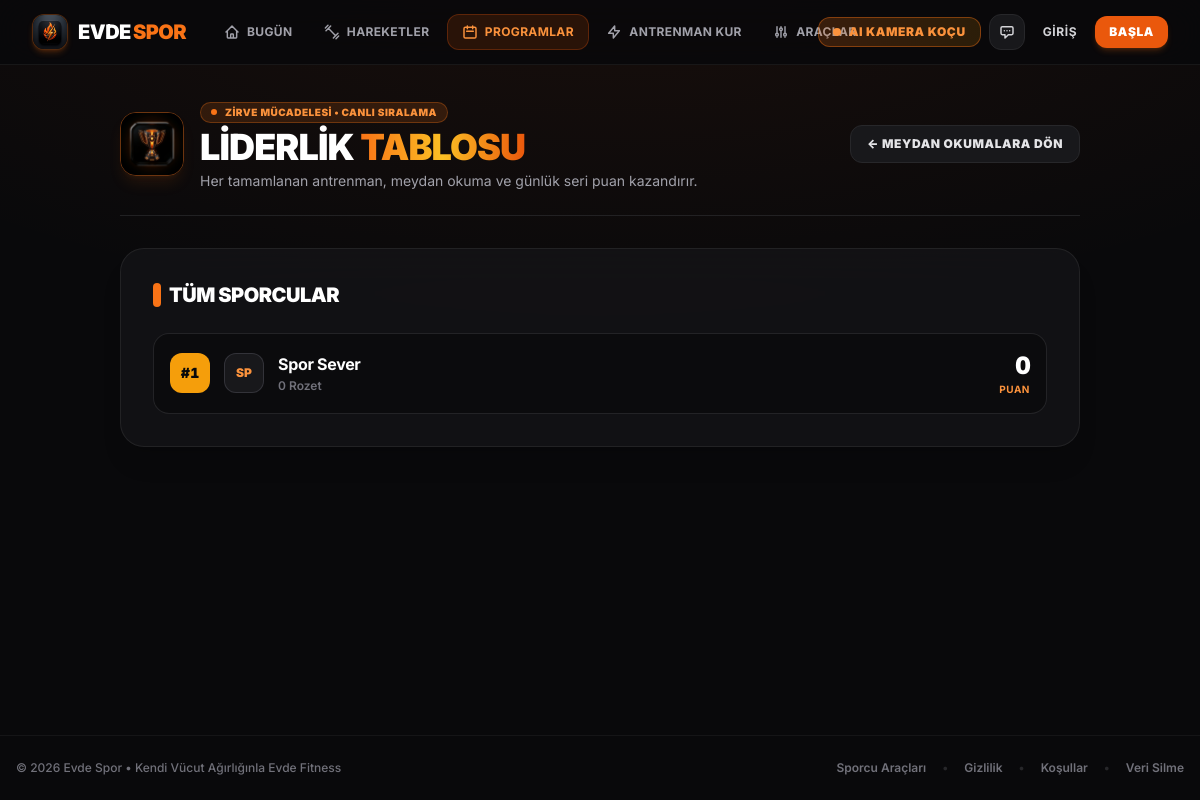
Screenshot of /liderlik-tablosu with the database file from the repository.
### models.py (models this page shows)
class User(UserMixin, db.Model):
    id = db.Column(db.Integer, primary_key=True)
    name = db.Column(db.String(100), nullable=False)
    email = db.Column(db.String(120), unique=True, nullable=False)
    password_hash = db.Column(db.String(256), nullable=False)
    avatar_url = db.Column(db.Text, nullable=True)
    created_at = db.Column(db.DateTime, default=datetime.utcnow)
    water_intake_ml = db.Column(db.Integer, default=0)
    fasting_start = db.Column(db.DateTime, nullable=True)
    quiz_completed = db.Column(db.Boolean, default=False)
    goal = db.Column(db.String(50), nullable=True)
    fitness_level = db.Column(db.String(50), nullable=True)
    target_area = db.Column(db.String(50), nullable=True)
    current_streak = db.Column(db.Integer, default=0)
    longest_streak = db.Column(db.Integer, default=0)
    last_active_date = db.Column(db.Date, nullable=True)
    favorites = db.relationship('Exercise', secondary=user_favorites, lazy='subquery',
        backref=db.backref('favorited_by', lazy=True))

### app.py (the view)
    @app.route('/liderlik')
    @app.route('/liderlik-tablosu')
    def leaderboard():
        users = User.query.all()
        leaderboard_data = []
        for u in users:
            total_duration = sum([p.duration_spent or 0 for p in u.progress])
            leaderboard_data.append({
                'name': u.name,
                'avatar_url': u.avatar_url,
                'score': total_duration,
                'badges': len(u.badges)
            })
        leaderboard_data = sorted(leaderboard_data, key=lambda x: x['score'], reverse=True)[:10]
        return render_template('leaderboard.html', leaderboard_data=leaderboard_data)

### templates/leaderboard.html (shortened to what this page needs)
{% extends 'base.html' %}
{% block content %}
<div class="max-w-5xl mx-auto relative z-10 space-y-8 animate-fade-up">
    <div class="pb-6 border-b border-zinc-800/80 flex flex-col sm:flex-row sm:items-center justify-between gap-4">
        <div class="flex items-center gap-4">
            <img src="/static/images/challenges_trophy_icon.jpg" alt="Lider Tablosu" class="w-14 h-14 sm:w-16 sm:h-16 rounded-2xl object-cover border border-orange-500/40 shadow-lg shadow-orange-500/10 shrink-0">
            <div>
                <div class="inline-flex items-center gap-2 px-2.5 py-0.5 rounded-full text-[10px] font-black uppercase tracking-wider bg-orange-500/15 border border-orange-500/30 text-orange-400 mb-1">
                    <span class="w-1.5 h-1.5 rounded-full bg-orange-500 animate-pulse"></span>
                    <span>ZİRVE MÜCADELESİ &bull; CANLI SIRALAMA</span>
                </div>
                <h1 class="text-2xl sm:text-4xl font-black text-white font-heading uppercase tracking-tight leading-none">
                    Liderlik <span class="text-gradient">Tablosu</span>
                </h1>
                <p class="text-zinc-400 text-xs sm:text-sm mt-1 max-w-xl">
                    Her tamamlanan antrenman, meydan okuma ve günlük seri puan kazandırır.
                </p>
            </div>
        </div>
        <a href="/challenges" class="px-4 py-2.5 rounded-xl bg-zinc-900 hover:bg-zinc-800 border border-zinc-800 text-zinc-200 hover:text-white text-xs font-black uppercase tracking-wider transition-all self-start sm:self-center">
            &larr; Meydan Okumalara Dön
        </a>
    </div>
    <div class="rounded-3xl border border-zinc-800/80 bg-zinc-900/60 p-6 md:p-8 backdrop-blur-xl shadow-xl">
        <h3 class="text-xl font-black text-white font-heading uppercase tracking-tight mb-6 flex items-center gap-2">
            <span class="w-2 h-6 bg-orange-500 rounded-full"></span>
            Tüm Sporcular
        </h3>
        <div class="space-y-3">
            {% for row in leaderboard_data %}
                {% set is_curr = current_user.is_authenticated and current_user.name == row.name %}
                <div class="p-4 rounded-2xl border transition-all flex items-center justify-between
                    {% if is_curr %}
                        border-orange-500/60 bg-orange-950/20 shadow-md shadow-orange-500/10
                    {% elif loop.index <= 3 %}
                        border-zinc-800/90 bg-zinc-950/60
                    {% else %}
                        border-zinc-800/60 bg-zinc-950/30
                    {% endif %}">
                    <div class="flex items-center gap-3.5 min-w-0">
                        <div class="w-10 h-10 rounded-xl flex items-center justify-center font-black font-mono text-sm shrink-0
                            {% if loop.index == 1 %} bg-amber-500 text-zinc-950
                            {% elif loop.index == 2 %} bg-zinc-300 text-zinc-950
                            {% elif loop.index == 3 %} bg-amber-700 text-white
                            {% else %} bg-zinc-800 text-zinc-400 border border-zinc-700/50 {% endif %}">
                            #{{ loop.index }}
                        </div>
                        <div class="w-10 h-10 rounded-xl overflow-hidden bg-zinc-900 border border-zinc-700/70 flex items-center justify-center font-black text-xs text-orange-400 shrink-0">
                            {% if row.avatar_url %}
                                <img src="{{ row.avatar_url }}" alt="{{ row.name }}" class="w-full h-full object-cover">
                            {% else %}
                                {{ row.name[:2]|upper }}
                            {% endif %}
                        </div>
                        <div class="min-w-0">
                            <div class="flex items-center gap-2">
                                <h4 class="font-bold text-white text-base truncate">{{ row.name }}</h4>
                            </div>
                            <div class="text-xs text-zinc-500 font-semibold flex items-center gap-2 mt-0.5">
                                <span>{{ row.badges }} Rozet</span>
                            </div>
                        </div>
                    </div>
                    <div class="text-right shrink-0 pl-4">
                        <div class="text-xl md:text-2xl font-black font-mono text-white tracking-tight">
                            {{ row.score }}
                        </div>
                        <div class="text-[10px] font-bold uppercase tracking-wider text-orange-400">
                            Puan
                        </div>
                    </div>
                </div>
            {% endfor %}
        </div>
    </div>
</div>
{% endblock %}

### templates/base.html (style rules this page uses)
html { scroll-behavior: smooth; }
body { background-color: #09090b; color: #fafafa; font-family: 'Inter', -apple-system, BlinkMacSystemFont, 'Segoe UI', Roboto, sans-serif; -webkit-font-smoothing: antialiased; -moz-osx-font-smoothing: grayscale; background-image: radial-gradient(ellipse 80% 50% at 50% -10%, rgba(234,88,12,0.08), transparent); }
h1, h2, h3, h4, .font-heading, .font-display { font-family: 'Inter', -apple-system, BlinkMacSystemFont, sans-serif; font-weight: 800; letter-spacing: -0.02em; }
.font-mono { font-family: 'Inter', system-ui, sans-serif !important; font-variant-numeric: tabular-nums; }
.text-gradient { background: linear-gradient(90deg, #f97316, #fbbf24, #ea580c); -webkit-background-clip: text; background-clip: text; color: transparent; }
a, button { -webkit-tap-highlight-color: transparent; }

### rows the page displays
User: name "SP", name "Spor Sever", badges "0", score "0"
